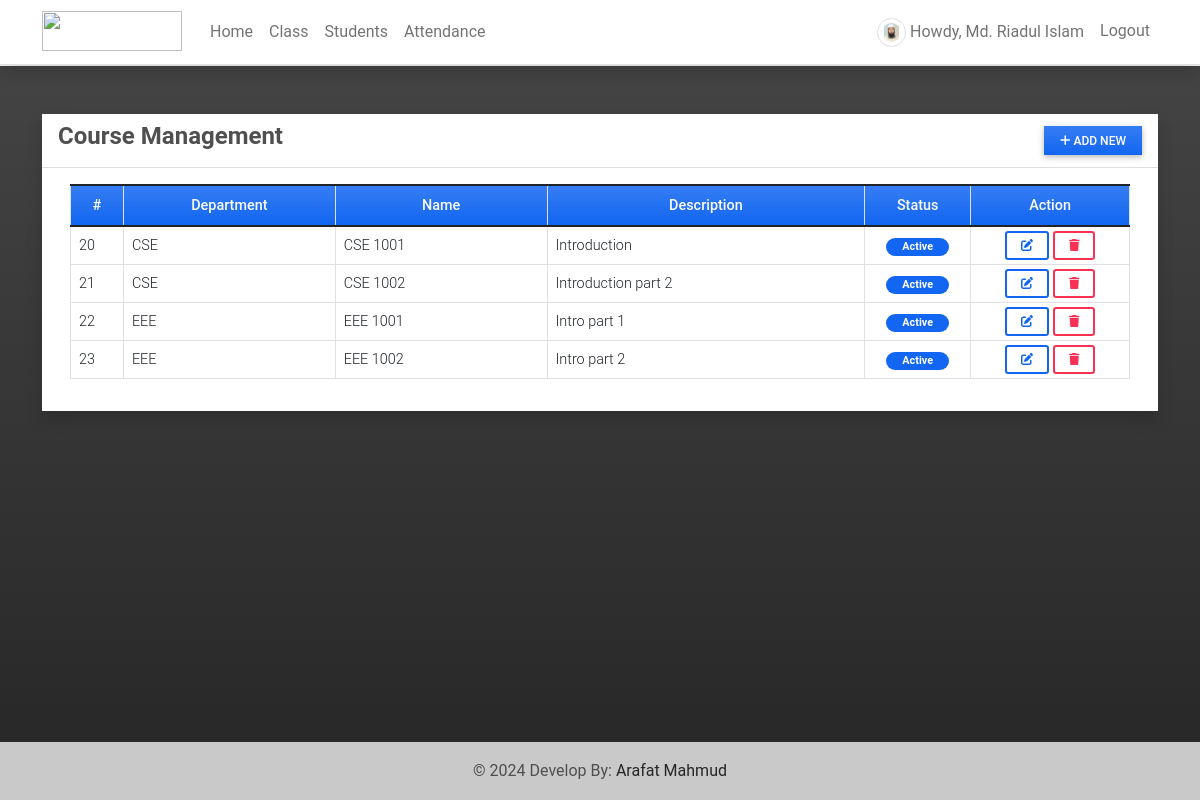
The page /course (signed in) on the database its author committed.
### attendance/models.py (models this page shows, shortened)
class UserProfile(models.Model):
    user = models.OneToOneField(User, on_delete=models.CASCADE,related_name='profile')
    contact = models.CharField(max_length=250)
    dob = models.DateField(blank=True, null = True)
    address = models.TextField(blank=True, null = True)
    avatar = models.ImageField(blank=True, null = True, upload_to= 'images/')
    user_type = models.IntegerField(default = 2)
    gender = models.CharField(max_length=100, choices=[('Male','Male'),('Female','Female')], blank=True, null= True)
    department = models.ForeignKey(Department, on_delete=models.CASCADE, blank= True, null = True)

class Course(models.Model):
    department = models.ForeignKey(Department, on_delete=models.CASCADE)
    name = models.CharField(max_length=250)
    description = models.TextField(blank=True, null=True)
    status = models.IntegerField(default = 1)
    date_added = models.DateTimeField(default=timezone.now)
    date_updated = models.DateTimeField(auto_now=True)

class Department(models.Model):
    name = models.CharField(max_length=250)
    description = models.TextField(blank=True, null=True)
    status = models.IntegerField(default = 1)
    date_added = models.DateTimeField(default=timezone.now)
    date_updated = models.DateTimeField(auto_now=True)
    def __str__(self):
        return self.name

### attendance/views.py (the view)
# urls.py: path('course',views.course,name='course-page'),
@login_required
def course(request):
    courses = Course.objects.all()
    context['page_title'] = "Course Management"
    context['courses'] = courses
    return render(request, 'course_mgt.html',context)

### attendance/templates/course_mgt.html (shortened to what this page needs)
{% extends 'base.html' %} {% block pageContent %}
<div class="col-lg-12 col-md-12 col-sm-12 col-xs-12">
    <div class="card card-default rounded-0 shadow ">
        <div class="card-header">
            <div class="d-flex w-100 align-items-center justify-content-between">
                <h4 class="card-title fw-bold">Course Management</h4>
                <div class="tools">
                    <button type="button" class="btn btn-primary rounded-0 bg-gradient btn-sm" id='add_new'><i class="fa fa-plus"></i> Add New</button>
                </div>
            </div>
        </div>
        <div class="card-body">
            <div class="container-fluid">
                <table class="table table-bordered" id="course-list">
                    <colgroup>
                        <col width="5%">
                        <col width="20%">
                        <col width="20%">
                        <col width="30%">
                        <col width="10%">
                        <col width="15%">
                    </colgroup>
                    <thead>
                        <tr class="bg-gradient bg-primary bg-opacity-50 text-light">
                            <th class="px-2 py-2 text-center">#</th>
                            <th class="px-2 py-2 text-center">Department</th>
                            <th class="px-2 py-2 text-center">Name</th>
                            <th class="px-2 py-2 text-center">Description</th>
                            <th class="px-2 py-2 text-center">Status</th>
                            <th class="px-2 py-2 text-center">Action</th>
                        </tr>
                    </thead>
                    <tbody>
                        {% for course in courses %}
                        <tr>
                            <td class="px-2 py-1 align-middle">{{ course.id }}</td>
                            <td class="px-2 py-1 align-middle">{{ course.department }}</td>
                            <td class="px-2 py-1 align-middle">{{ course.name }}</td>
                            <td class="px-2 py-1 align-middle">{{ course.description }}</td>
                            <td class="px-2 py-1 align-middle text-center">
                                {% if course.status == 1 %}
                                <span class="badge bg-primary rounded-pill px-3">Active</span> {% else %}
                                <span class="badge bg-secondary rounded-pill px-3">Inactive</span> {% endif %}
                            </td>
                            <td class="px-2 py-1 align-middle text-center">
                                <a class="btn btn-outline-primary btn-sm edit-data" href="javascript:void(0)" data-id="{{ course.pk }}" title="Edit">
                                    <i class="fa fa-edit"></i>
                                </a>
                                <button class="btn btn-outline-danger btn-sm delete-data" type="button" data-id="{{ course.pk }}" title="Delete">
                                    <i class="fa fa-trash"></i>
                                </button>
                            </td>
                        </tr>
                        {% endfor %}
                    </tbody>
                </table>
            </div>
        </div>
    </div>
</div>
{% endblock pageContent %}

### attendance/templates/topNavigation.html (shortened to what this page needs)
{% load static %}
<header>
    <nav class="navbar navbar-expand-lg navbar-light bg-white fixed-top shadow border-bottom">
        <div class="container">
            <a class="navbar-brand" target="_blank" href="{% url 'home-page' %}">
                <img src="{{ MEDIA_URL }}/default/ams-logo.png" height="16" alt="" loading="lazy" style="margin-top: -3px;" />
            </a>
            <div class="collapse navbar-collapse" id="navbarExample01">
                {% if user.id %}
                <ul class="navbar-nav me-auto mb-2 mb-lg-0" id="topNav">
                    <li class="nav-item">
                        <a class="nav-link" aria-current="page" href="{% url 'home-page' %}">Home</a>
                    </li>
                    <li class="nav-item">
                        <a class="nav-link" aria-current="page" href="{% url 'class-page' %}">Class</a>
                    </li>
                    <li class="nav-item">
                        <a class="nav-link" aria-current="page" href="{% url 'student-page' %}">Students</a>
                    </li>
                    <li class="nav-item">
                        <a class="nav-link" aria-current="page" href="{% url 'attendance-class' %}">Attendance</a>
                    </li>
                </ul>
                <ul class="navbar-nav d-flex flex-row">
                    {% if user.id %} {% if user.profile.user_type == 1 %} {% endif %}
                    <li class="nav-item me-3 me-lg-0">
                        <a class="nav-link" href="{% url 'profile' %}">
                            <span class="me-1"><img src="{% if user.profile.avatar %}{{ user.profile.avatar.url }}{% else %}{{ MEDIA_URL }}/default/default-avatar.png{% endif %}" alt="User Avatar" data-url="{% if user.profile.avatar %}{{ user.profile.avatar.url }}{% else %}{{ MEDIA_URL }}/default/default-avatar.png{% endif %}" id="user-avatar" class="img-thumbnail rounded-circle"></span>Howdy,
                            {{ user.first_name }} {{user.last_name}}
                        </a>
                    </li>
                    <li class="nav-item me-3 me-lg-0">
                        <a class="nav-link" href="{% url 'logout' %}">Logout</a>
                    </li>
                    {% else %}
                    <li class="nav-item me-3 me-lg-0">
                        <a class="nav-link" href="{% url 'login' %}">Login</a>
                    </li>
                    {% endif %}
                </ul>
                {% endif %}
            </div>
        </div>
    </nav>
</header>

### static/assets/default/css/style.css (style rules this page uses)
html, body { height: 100%; width: 100%; max-height: 100%; overflow: auto; display: flex; flex-direction: column; }
body>header { flex-shrink: auto; }
#user-avatar { width: 1.8rem; height: 1.8rem; object-fit: scale-down; object-position: center center; }
.navbar-brand>img { width: 7em; height: 2em; }

### rows shown on the page
Course: id "20", department "CSE", name "CSE 1001", description "Introduction", status "Active"
Course: id "21", department "CSE", name "CSE 1002", description "Introduction part 2", status "Active"
Course: id "22", department "EEE", name "EEE 1001", description "Intro part 1", status "Active"
Course: id "23", department "EEE", name "EEE 1002", description "Intro part 2", status "Active"

### other values the page prints
{{ user.first_name }} "Md. Riadul"
{{ user.last_name }} "Islam"
